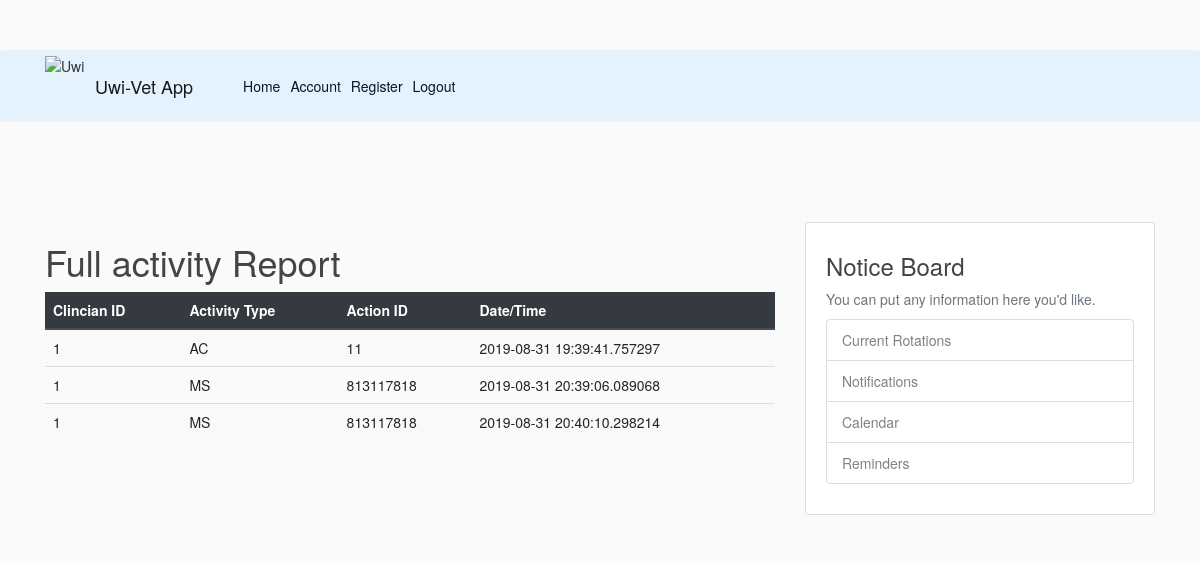
/activity (signed in), run on the app's committed database.
### flaskblog/models.py (models this page shows, shortened)
class Activity(db.Model):
    id = db.Column(db.Integer, primary_key = True, autoincrement=True)
    activityType = db.Column(db.String(10))
    actionID = db.Column(db.Integer)
    clincianID = db.Column(db.Integer)
    timestamp = db.Column(db.DateTime, nullable=False, default=datetime.utcnow)

### flaskblog/routes.py (the view)
@app.route("/activity", methods=['GET'])
@login_required
def activity():
    records = Activity.query.all()
    return render_template('activity.html', title='Activity.html', Activity=records)

### flaskblog/models.py (called while the page is built)
@login_manager.user_loader
def load_user(user_id):
    return User2.query.get(int(user_id))

### flaskblog/templates/activity.html
{% extends "layout.html" %}
{% block content%}
    <h1>Full activity Report</h1>
    <div class="row">
        <div class="col">
            <table class="table table-striped table-hover">
                <thead class="thead-dark">
                    <tr>
                        <th>Clincian ID</th><th>Activity Type</th><th>Action ID</th><th>Date/Time</th>
                    </tr>
                </thead>
                <tbody>
                    {% for val in Activity %}
                    <tr>
                        <td>{{val.clincianID}}</td>
                        <td>{{val.activityType}}</td>
                        <td>{{val.actionID}}</td>
                        <td>{{val.timestamp}}</td>
                    </tr>
                    {% endfor %}
                </tbody>
            </table>
        </div>
    </div>
{% endblock content %}

### flaskblog/static/main.css (style rules this page uses)
body { background: #fafafa; color: #333333; margin-top: 5rem; }
h1, h2, h3, h4, h5, h6 { color: #444444; }

### data on the page
Activity: clincianID "1", activityType "AC", actionID "11", timestamp "2019-08-31 19:39:41.757297"
Activity: clincianID "1", activityType "MS", actionID "813117818", timestamp "2019-08-31 20:39:06.089068"
Activity: clincianID "1", activityType "MS", actionID "813117818", timestamp "2019-08-31 20:40:10.298214"
